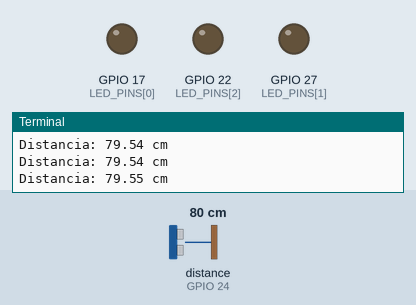
This program was run on a simulated Raspberry Pi (BCM pin numbers). On the bench: output pins drawn as LEDs (lit = HIGH), the last lines printed to the terminal. The test bench sets the inputs (shaded band); at power-on: distance to the obstacle (sensor on GPIO 24) 80 cm. The echo pulse lasts 58.3 µs per cm; the clock reads 2024-03-15 10:24:30 at power-on unless the program sets it; pins used as bus, display or sensor lines are not drawn.

Above: at 1.2 s.
1.3 s: distance to the obstacle (sensor on GPIO 24) set to 34 cm
2.8 s: distance to the obstacle (sensor on GPIO 24) set to 27 cm
At 2.98 s:
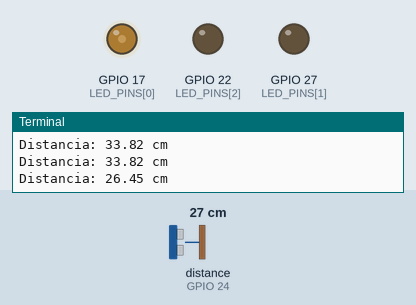
At 3.33 s:
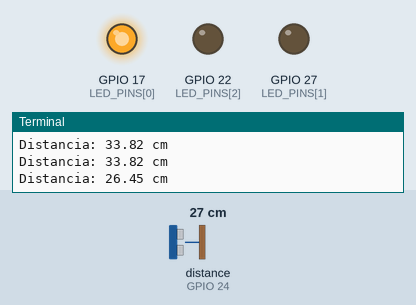
5.8 s: distance to the obstacle (sensor on GPIO 24) set to 35 cm
At 7.5 s:
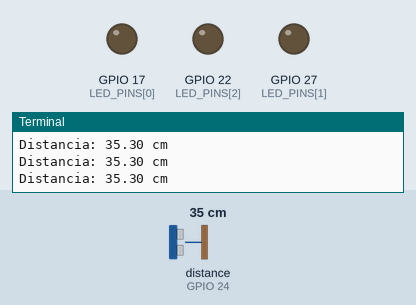
Timing chart, 0 to 9.0 s (numbered marks = the images above; inputs shaded):
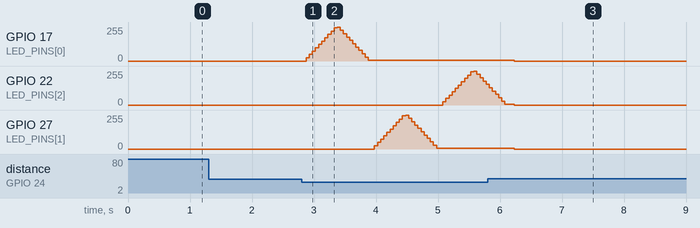

Measured:
- the behaviour switches between 31 and 30 cm on distance to the obstacle (sensor on GPIO 24) (found by bisection; images 0 and 1)
- after the input at 2.8 s, GPIO 17 (LED_PINS[0]), GPIO 27 (LED_PINS[1]): rises from 0/255 to 255/255 in 0.50 s, then falls to 5/255 in 0.50 s; GPIO 22 (LED_PINS[2]): rises from 0/255 to 255/255 in 0.50 s, then falls to 155/255 in 0.20 s
- after the input at 5.8 s, GPIO 17 (LED_PINS[0]): goes on until 6.2 s, then stays 0/255

The program:

Prueba_sensorDisconPWM.py
```python
import pigpio
import time

# Configuracion de pines
LED_PINS = [17, 27, 22]  # Pines de los LEDs
TRIG_PIN = 23            # Pin TRIG del sensor de distancia
ECHO_PIN = 24            # Pin ECHO del sensor de distancia

# Conecta a pigpio
pi = pigpio.pi()

# Verifica que la conexion con pigpio fue exitosa
if not pi.connected:
    print("Error al conectar con pigpio daemon")
    exit()

# Configura el pin TRIG como salida y el pin ECHO como entrada
pi.set_mode(TRIG_PIN, pigpio.OUTPUT)
pi.set_mode(ECHO_PIN, pigpio.INPUT)

# Define una funcion para medir la distancia
def medir_distancia():
    # Genera un pulso de 10 microsegundos en el pin TRIG
    pi.write(TRIG_PIN, 1)
    time.sleep(0.00001)  # 10 microsegundos
    pi.write(TRIG_PIN, 0)

    # Espera a que ECHO pase a alto
    while pi.read(ECHO_PIN) == 0:
        inicio = time.time()

    # Espera a que ECHO pase a bajo
    while pi.read(ECHO_PIN) == 1:
        fin = time.time()

    # Calcula el tiempo transcurrido y convierte a distancia
    duracion = fin - inicio
    distancia = (duracion * 34300) / 2  # 34300 cm/s es la velocidad del sonido
    return distancia

try:
    while True:
        # Mide la distancia
        distancia = medir_distancia()
        print(f"Distancia: {distancia:.2f} cm")

        # Si la distancia es menor a 30 cm, enciende los LEDs con PWM en secuencia
        if distancia < 30:
            for pin in LED_PINS:
                for brillo in range(0, 256, 25):  # Aumenta el brillo de 0 a 255
                    pi.set_PWM_dutycycle(pin, brillo)
                    time.sleep(0.05)
                for brillo in range(255, -1, -25):  # Reduce el brillo de 255 a 0
                    pi.set_PWM_dutycycle(pin, brillo)
                    time.sleep(0.05)
        else:
            # Si no hay objeto cercano, apaga todos los LEDs
            for pin in LED_PINS:
                pi.set_PWM_dutycycle(pin, 0)  # Asegura que los LEDs esten apagados

        time.sleep(0.1)  # Espera breve antes de la siguiente medicion

except KeyboardInterrupt:
    print("Programa interrumpido")

finally:
    # Limpia y desconecta de pigpio
    for pin in LED_PINS:
        pi.set_PWM_dutycycle(pin, 0)  # Apaga cada LED
    pi.stop()
```
